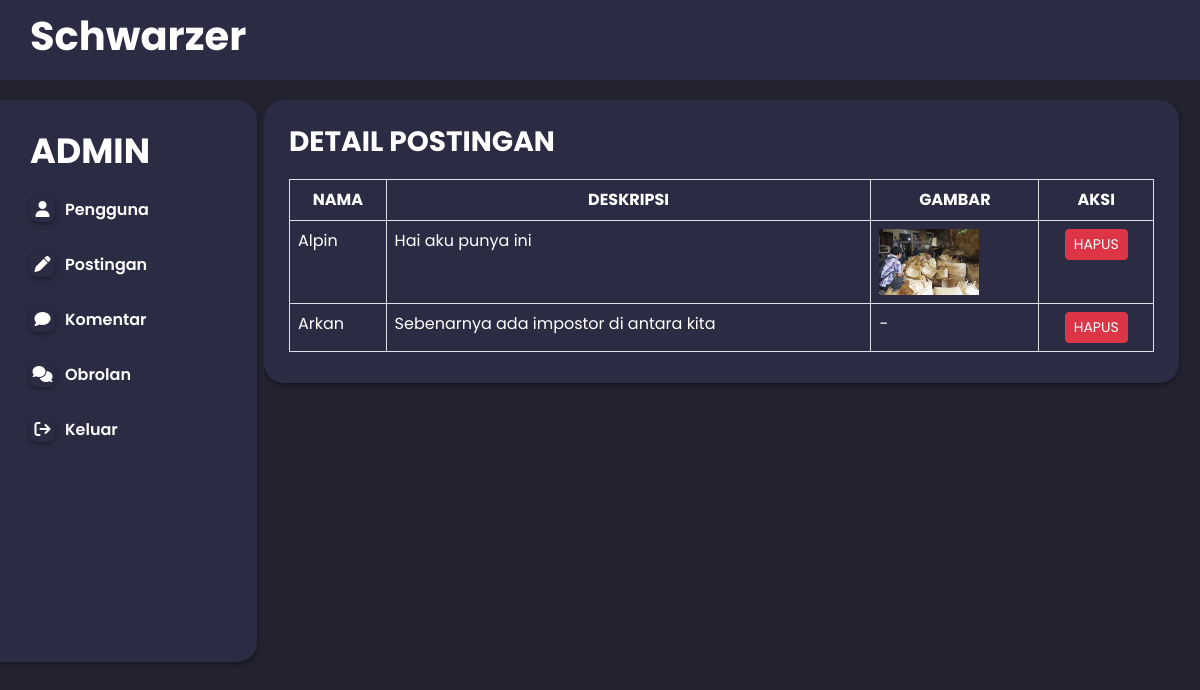
The page /admin/topik.php on the database its author committed.
### tables this page shows
CREATE TABLE `topik` (
  `id` int(11) NOT NULL,
  `deskripsi` text DEFAULT NULL,
  `tanggal` datetime NOT NULL,
  `id_user` int(11) NOT NULL,
  `gambar1` varchar(255) NOT NULL,
  `nama` varchar(255) NOT NULL,
  `unique_id_user` varchar(255) NOT NULL
);

### admin/topik.php (the view, shortened to what this page needs)
<!DOCTYPE html>
<!DOCTYPE html>
<html lang="en">
<head>
  <link rel="stylesheet" href="https://unicons.iconscout.com/release/v4.0.8/css/line.css">
  <link href="https://cdn.jsdelivr.net/npm/bootstrap@5.3.0/dist/css/bootstrap.min.css" rel="stylesheet"
>
  <link rel="stylesheet" href="https://cdnjs.cloudflare.com/ajax/libs/font-awesome/6.1.1/css/all.min.css"
 />
</head>
<body>
<nav style="width: 100%;
background: #2B2C44;
position: fixed;
z-index: 999;
padding:12px;
padding-left:30px;">
    <div style="display: flex;
align-items: center;
justify-content: space-between;" class="container1">
      <h1 style="font-weight:bold;color:white;font-family:Poppins;" class="log ">
        Schwarzer
      </h1>
</div>
</nav>
  <div class="home">
    <div class="container">
      <div class="home-weapper">
        <div style="background-color:#2B2C44;" class="home-left">
          <div class="explore">
            <h4 style="color:white;font-size:35px;" class="mini-headign">Admin</h4>
            <a style="margin-top:10px;margin-bottom:20px;padding-right:78px;" href="pengguna.php"><i class="fa-solid fa-user"></i>Pengguna</a>
            <a style="margin-top:10px;margin-bottom:20px;" href="topik.php"><i class="fa-solid fa-pen"></i></i>Postingan</a>
            <a style="margin-top:10px;margin-bottom:20px;" href="komentar.php"><i class="fa-solid fa-comment"></i></i>Komentar</a>
            <a style="margin-top:10px;margin-bottom:20px;" href="pesan.php"><i class="fa-solid fa-comments"></i></i>Obrolan</a>
            <a style="margin-top:10px;margin-bottom:20px;" href="logout.php"><i class="fa-solid fa-sign-out"></i>Keluar</a>
          </div>
        </div>
        <div class="home-center">
          <div class="home-center-wrapper">
            <div style="background-color:#2B2C44;" class="createPost">
              <h3 style="color:white;padding-top:10px;padding-bottom:10px;padding-left:10px;" class="mini-headign">Detail Postingan</h3>
              <div style="padding-left:10px;padding-right:10px;" class="card-body">
    <table class="table table-bordered" id="myTable">
        <thead>
            <tr>
                <th style="text-align:center;background:#2B2C44;color:white;" scope="col">NAMA</th>
                <th style="text-align:center;background:#2B2C44;color:white;" scope="col">DESKRIPSI</th>
                <th style="text-align:center;background:#2B2C44;color:white;" scope="col">GAMBAR</th>
                <th style="text-align:center;background:#2B2C44;color:white;" scope="col">AKSI</th>
            </tr>
        </thead>
        <tbody>
            <?php
            $koneksi = mysqli_connect("localhost","root","","pkl");
            $query = mysqli_query($koneksi, "SELECT * FROM topik");
            while($row = mysqli_fetch_array($query)){
            ?>
        <tr>
                <td style="background-color:#2B2C44;color:white;"><?php echo $row['nama'] ?></td>
                <td style="background-color:#2B2C44;color:white;"><?php echo $row['deskripsi'] ?></td>
                <td style="background-color:#2B2C44;color:white;"><?php if (!empty($row['gambar1'])) { ?>
                <img src="../image/<?php echo $row['gambar1']; ?>" style="width: 100px;">
                <?php } else {
                    echo '-';
                } ?></td>
                <td style="background-color:#2B2C44;"class="text-center">
                    <a href="hapus-topik.php?id=<?php echo $row['id']?>" class="btn btn-sm btn-danger">HAPUS</a>
               </td>
            </tr>
            <?php
            }?>
            </tbody>
        </table>
        </div>
            </div>
</div>
</div>
      </div>
    </div>
</body>
</html>

### admin/topik.php (style rules this page uses)
* { margin: 0; padding: 0; box-sizing: border-box; list-style: none; text-decoration: none; font-family: "Poppins", sans-serif; }
:root { --background: #d1deec; --foreground: #f1f3f5; --white: #fff; --black: #000; --gray: #6e6e6e; --shadow: #00000063; --border: #cfcfcf; }
body { background-color: #222230; -webkit-text-size-adjust: 100%; -webkit-tap-highlight-color: #3a78ffec; }
h1, h2, h3, h4, h5, h6, b { color: var(--black); }
.home { display: flex; justify-content: center; }
.container { padding-top: 100px; }
.home-weapper { width: 100%; display: flex; justify-content: space-between; }
.home-left { position: fixed; left:0%; background: var(--white); box-shadow: 0 2px 5px 0 var(--shadow); border-top-right-radius: 20px; border-bottom-right-radius: 20px; overflow: hidden; flex-direction: column; padding: 30px; padding-bottom: 200px; margin-bottom: 500px; }
.mini-headign { font-weight: bold; text-transform: uppercase; color: var(--gray); margin-bottom: 15px; }
.explore { display: flex; flex-direction: column; }
.explore a { text-decoration: none; color: #fff; margin-bottom: 15px; font-weight: 600; }
.explore a i { margin-right: 10px; width: 25px; height: 25px; box-shadow: 0 2px 5px 0 var(--shadow); border-radius: 8px; text-align: center; line-height: 25px; transition: 0.4s; }
.home-center { position: absolute; left: 22%; width: 77.5%; overflow: hidden; padding-right:15px; }
.home-center .createPost { background: var(--white); box-shadow: 0 2px 5px 0 var(--shadow); border-radius: 20px; padding: 15px; margin-bottom: 20px; }
.home-center .mini-headign { color: #1877f2; margin-bottom: 10px; }

### rows shown on the page
topik: nama "Alpin", deskripsi "Hai aku punya ini", gambar1 (picture)
topik: nama "Arkan", deskripsi "Sebenarnya ada impostor di antara kita"
